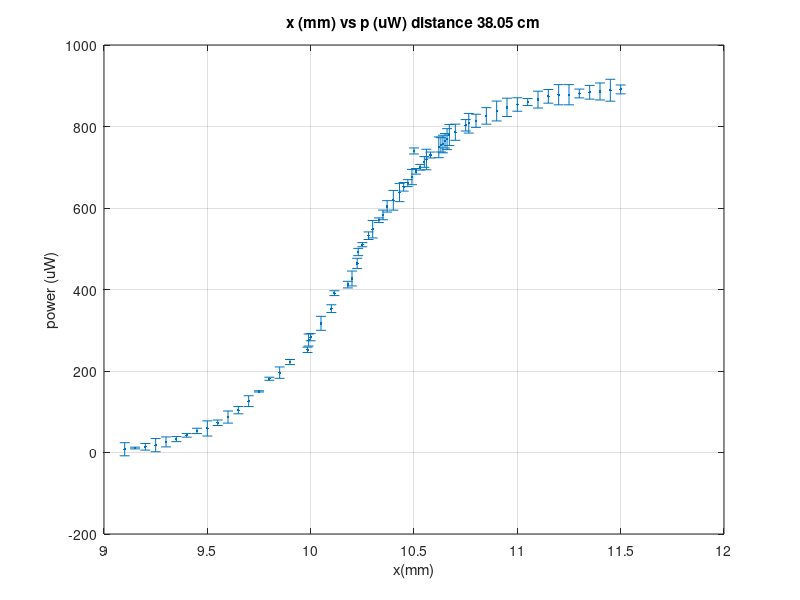
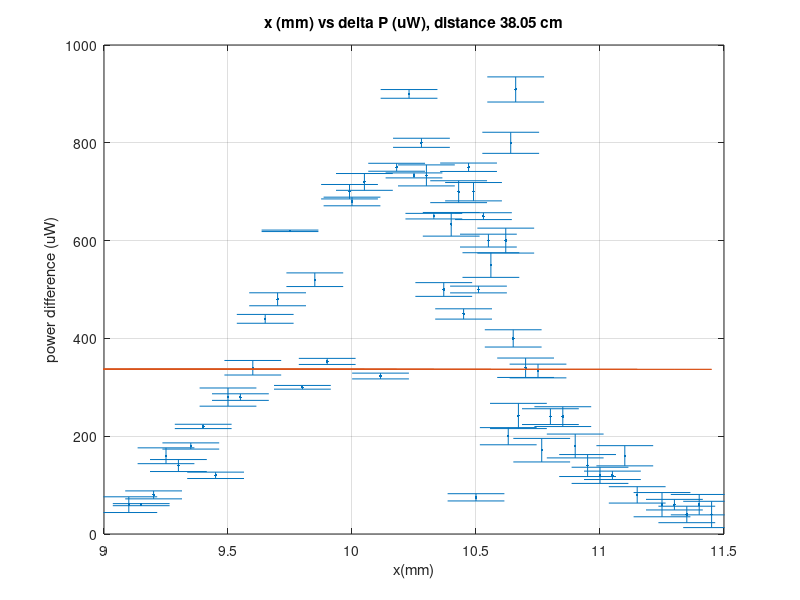

These charts were generated, in order, by the following MATLAB code:

%Beam Waist d= 38.05
%
close all;
clear all;

x=[11.500
11.450
11.400
11.350
11.300
11.250
11.200
11.150
11.100
11.050
11.000
10.950
10.900
10.850
10.800
10.765
10.750
10.700
10.671
10.660
10.650
10.640
10.630
10.620
10.500
10.580
10.560
10.550
10.530
10.510
10.490
10.470
10.450
10.430
10.400
10.370
10.350
10.330
10.300
10.280
10.250
10.230
10.225
10.200
10.180
10.115
10.100
10.050
10.000
9.990
9.985
9.900
9.850
9.800
9.750
9.700
9.650
9.600
9.550
9.500
9.450
9.400
9.350
9.300
9.250
9.200
9.150
9.100
];

xError = [0.02886751346
0.02886751346
0.02886751346
0.02886751346
0.02886751346
0.02886751346
0.02886751346
0.02886751346
0.02886751346
0.02886751346
0.02886751346
0.02886751346
0.02886751346
0.02886751346
0.02886751346
0.02886751346
0.02886751346
0.02886751346
0.02886751346
0.02886751346
0.02886751346
0.02886751346
0.02886751346
0.02886751346
0.02886751346
0.02886751346
0.02886751346
0.02886751346
0.02886751346
0.02886751346
0.02886751346
0.02886751346
0.02886751346
0.02886751346
0.02886751346
0.02886751346
0.02886751346
0.02886751346
0.02886751346
0.02886751346
0.02886751346
0.02886751346
0.02886751346
0.02886751346
0.02886751346
0.02886751346
0.02886751346
0.02886751346
0.02886751346
0.02886751346
0.02886751346
0.02886751346
0.02886751346
0.02886751346
0.02886751346
0.02886751346
0.02886751346
0.02886751346
0.02886751346
0.02886751346
0.02886751346
0.02886751346
0.02886751346
0.02886751346
0.02886751346
0.02886751346
0.02886751346
0.02886751346
    ];


p=[
    891
889
886
884
881
878
878
874
866
860
854
847
838
826
814
808
803
786
779
769
765
757
755
749
740
730
719
713
700
690
676
661
652
638
619
604
583
570
548
532
510
492
464
427
412
391
353
317
283
276
252
222
196
181
150
126
104
87
73
59
53
42
33
26
18
14
11
8
];


pError=[
   10.91
26.89
20.86
16.84
10.81
24.78
24.78
16.74
20.66
8.6
16.54
22.47
24.38
20.26
16.14
24.08
14.03
19.86
25.79
25.69
17.65
21.57
17.55
25.49
7.4
7.3
25.19
13.13
7
6.9
18.76
8.61
10.52
22.38
24.19
14.04
11.83
5.7
21.48
9.32
5.1
8.92
12.64
18.27
8.12
5.91
9.53
17.17
8.83
14.76
6.52
6.22
13.96
3.81
1.5
13.26
9.04
14.87
6.73
18.59
6.53
4.42
6.33
12.26
16.18
8.14
2.11
16.08 
];



errorbar(x,p,pError,'.');
%plot(x,p,'o');
grid on;
title("x (mm) vs p (uW) distance 38.05 cm");
xlabel("x(mm)");
ylabel("power (uW)");


%
%seems tough to fit. will fit derivative
%

deriv =[];

deriverror=[];

x2 = [];
for i=2:length(x)
    %calculate what deriv will be
    a = (p(i)-p(i-1))/(x(i)-x(i-1));
    if (a < 1050)
        if (a > 0)
           deriv(i)=a;
           deriverror(i)=sqrt(pError(i)^2 +xError(i)^2);
           x2(i) = x(i);
        end
    end
    %deriv(i)=(p(i)-p(i-1))/(x(i)-x(i-1));
    
end

figure;

%finding the line that will intersect with the 1/e value of the derivative
y=[];
for i=1:length(deriv)
    y(i) = (1/2.7)*max(deriv);
end

%plot(deriv);
errorbar(x2,deriv,deriverror,'.'); hold on;
%plot(x,deriv, 'o'); hold on;
plot(x2, y);
xlim([9,11.5]);

grid on;
title("x (mm) vs delta P (uW), distance 38.05 cm");
xlabel("x(mm)");
ylabel("power difference (uW)");

%now use cftool to fit this curve